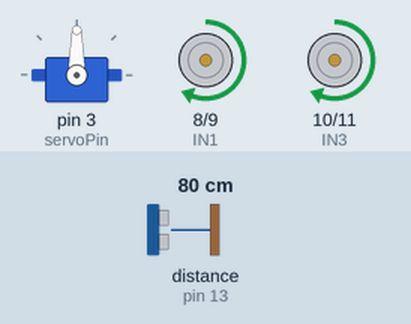
This sketch was run on a simulated Arduino Uno, built with avr-gcc and run on an emulated ATmega328P. Shown: servo, motor-driver pin pairs drawn as motors (green arrow = first pin HIGH = forward, orange = second pin HIGH = backward, longer = more drive, scaled by the enable pin). Wiring (inferred from the names in the program): ultrasonic range finder: trigger pin 12; echo pin 13. Inputs (shaded band) come from the test bench; at power-on: distance to the obstacle (sensor on pin 13) 80 cm. The echo pulse lasts 58.3 µs per cm.

Above: at 1.2 s.
1.3 s: distance to the obstacle (sensor on pin 13) set to 24 cm
2.8 s: distance to the obstacle (sensor on pin 13) set to 20 cm
At 3.75 s:
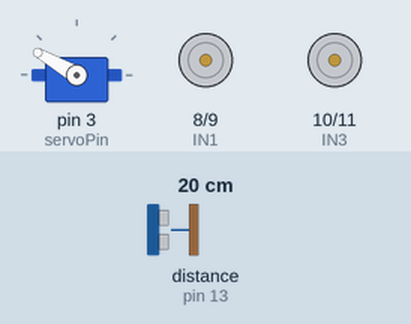
At 4.9 s:
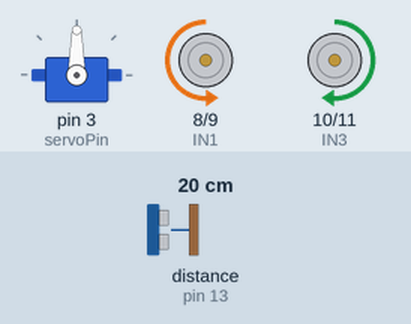
5.8 s: distance to the obstacle (sensor on pin 13) set to 2 cm
8.8 s: distance to the obstacle (sensor on pin 13) set to 4 cm
11.8 s: distance to the obstacle (sensor on pin 13) set to 35 cm
At 12.1 s:
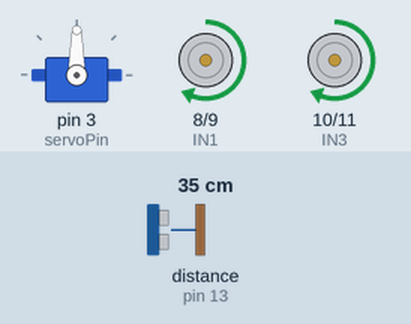
Timing chart, 0 to 14.3 s (numbered marks = the images above; inputs shaded):
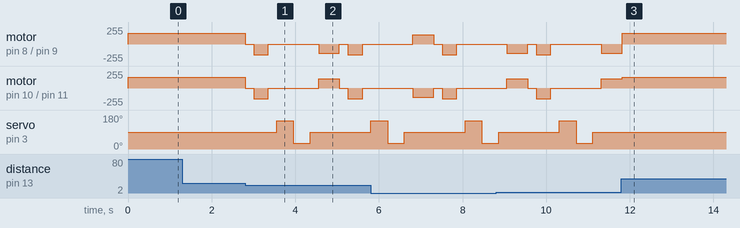

Measured:
- the behaviour switches between 22 and 21 cm on distance to the obstacle (sensor on pin 13) (found by bisection; images 0 and 1)
- after the input at 1.3 s, every drawn part: stays the same
- after the input at 11.8 s, servo on pin 3 (servoPin): stays 90° (without the input it goes to 150° after 0.77 s)

The sketch:

Autonomous-Obstacle-Avoiding-Robot.ino
```cpp
#include <Servo.h>

// ---------- Ultrasonic Pins ----------
#define trigPin 12
#define echoPin 13

// ---------- Motor Driver Pins ----------
#define IN1 8
#define IN2 9
#define IN3 10
#define IN4 11
#define ENA 5
#define ENB 6

// ---------- Servo Pin ----------
#define servoPin 3

// ---------- Variables ----------
long duration;
int distance;
int threshold = 20;

int forwardSpeed = 160;
int turnSpeed = 140;

Servo scanServo;

// ---------- Setup ----------
void setup() {
  pinMode(trigPin, OUTPUT);
  pinMode(echoPin, INPUT);

  pinMode(IN1, OUTPUT);
  pinMode(IN2, OUTPUT);
  pinMode(IN3, OUTPUT);
  pinMode(IN4, OUTPUT);
  pinMode(ENA, OUTPUT);
  pinMode(ENB, OUTPUT);

  scanServo.attach(servoPin);
  scanServo.write(90);   // Center servo

  analogWrite(ENA, forwardSpeed);
  analogWrite(ENB, forwardSpeed);

  stopRobot();
}

// ---------- Main Loop ----------
void loop() {
  distance = readDistance();

  if (distance > threshold) {
    moveForward();
  } else {
    avoidObstacle();
  }
}

// ---------- Distance Measurement ----------
int readDistance() {
  digitalWrite(trigPin, LOW);
  delayMicroseconds(2);

  digitalWrite(trigPin, HIGH);
  delayMicroseconds(10);
  digitalWrite(trigPin, LOW);

  duration = pulseIn(echoPin, HIGH, 25000);

  if (duration == 0) return 100;

  return duration * 0.034 / 2;
}

// ---------- Movement Functions ----------
void moveForward() {
  analogWrite(ENA, forwardSpeed);
  analogWrite(ENB, forwardSpeed);

  digitalWrite(IN1, HIGH);
  digitalWrite(IN2, LOW);
  digitalWrite(IN3, HIGH);
  digitalWrite(IN4, LOW);
}

void moveBackward() {
  analogWrite(ENA, forwardSpeed);
  analogWrite(ENB, forwardSpeed);

  digitalWrite(IN1, LOW);
  digitalWrite(IN2, HIGH);
  digitalWrite(IN3, LOW);
  digitalWrite(IN4, HIGH);
}

void turnLeft() {
  analogWrite(ENA, turnSpeed);
  analogWrite(ENB, turnSpeed);

  digitalWrite(IN1, HIGH);
  digitalWrite(IN2, LOW);
  digitalWrite(IN3, LOW);
  digitalWrite(IN4, HIGH);
}

void turnRight() {
  analogWrite(ENA, turnSpeed);
  analogWrite(ENB, turnSpeed);

  digitalWrite(IN1, LOW);
  digitalWrite(IN2, HIGH);
  digitalWrite(IN3, HIGH);
  digitalWrite(IN4, LOW);
}

void stopRobot() {
  digitalWrite(IN1, LOW);
  digitalWrite(IN2, LOW);
  digitalWrite(IN3, LOW);
  digitalWrite(IN4, LOW);
}

// ---------- Obstacle Avoidance Logic ----------
void avoidObstacle() {
  stopRobot();
  delay(200);

  moveBackward();
  delay(350);

  stopRobot();
  delay(200);

  // Look Left
  scanServo.write(150);
  delay(400);
  int leftDistance = readDistance();

  // Look Right
  scanServo.write(30);
  delay(400);
  int rightDistance = readDistance();

  // Center Sensor
  scanServo.write(90);
  delay(200);

  // Decide direction
  if (leftDistance > rightDistance) {
    turnLeft();
    delay(500);
  } else {
    turnRight();
    delay(500);
  }

  stopRobot();
}
```
